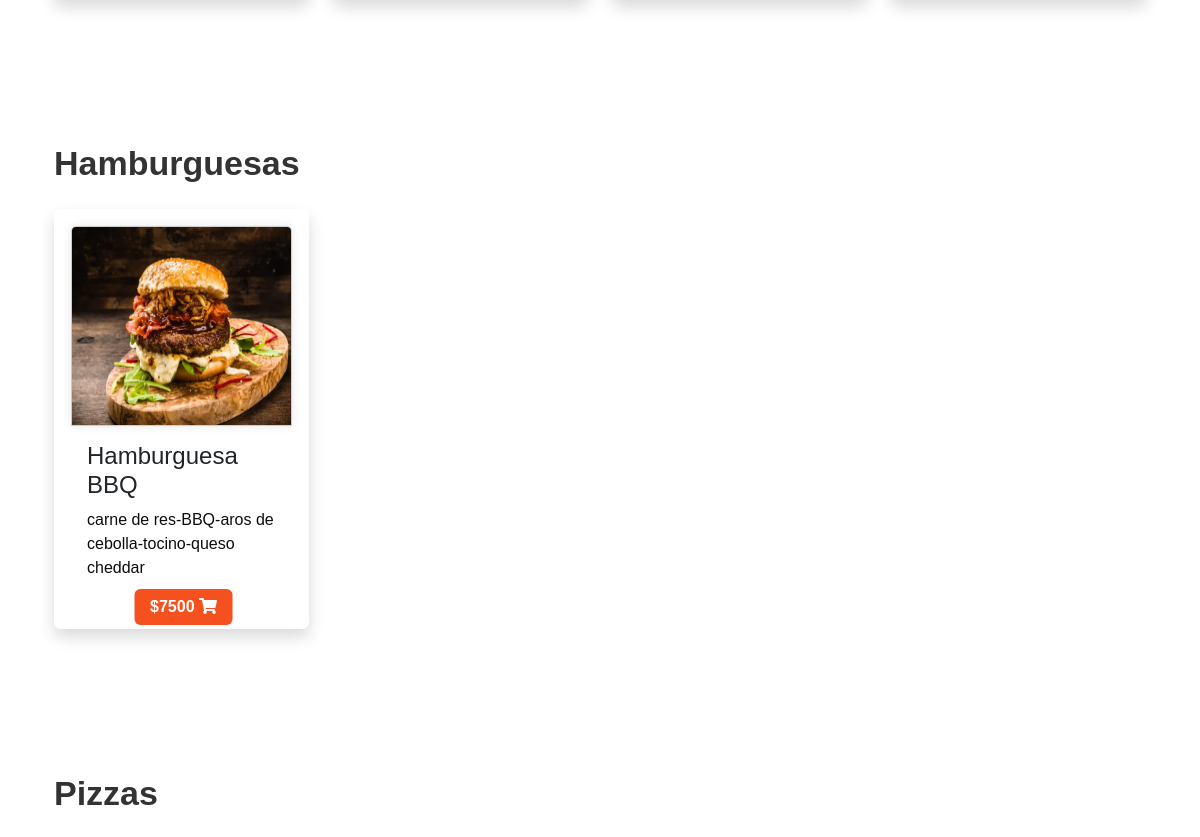
The app's page / (middle part), older data.
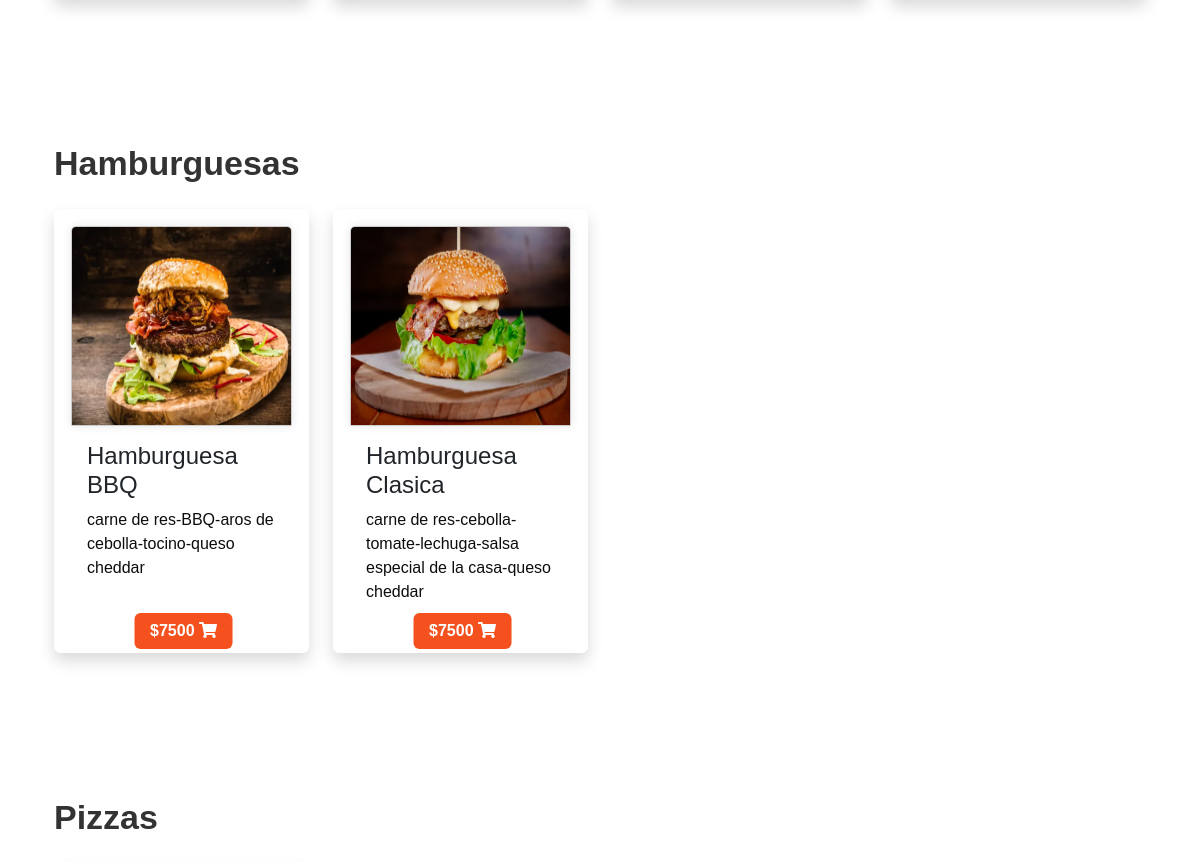
The same page, newer data.
### aplicacion/models.py (models this page shows, shortened)
class Producto(models.Model):
    id = models.AutoField(primary_key=True)
    nombre = models.CharField(max_length=40,null=False,
    validators=[RegexValidator(r'^[a-zA-Z ]*$', 'Ingrese solo letras y espacios.')])
    descripcion = models.TextField(max_length=300,null=False)
    precio =  models.IntegerField(validators=[MinValueValidator(0)],null=False)
    categoria = models.CharField(max_length=50, choices=CATEGORIAS, default='Sin Seleccionar',null=False)
    imagen = models.ImageField(upload_to='productos/',null=False)

### aplicacion/views.py (the view)
# urls.py: path('',index,name='index'),
def index(request):
    productos = Producto.objects.all()
    return render(request, 'aplicacion/index.html', {'productos': productos})

### aplicacion/context_processor.py (called while the page is built)
def total_carrito(request):
    total = 0
    if request.user.is_authenticated:
        if "carrito" in request.session.keys():
            for key, value in request.session["carrito"].items():
                total += int(value["acumulado"])
    return {"total_carrito": total}  # Devolver el total dentro de un diccionario con la clave adecuada

### aplicacion/templates/aplicacion/index.html (shortened to what this page needs)
{% extends "aplicacion/base.html" %}
{% load static %}
{% block contenido %}
<link rel="stylesheet" href="{% static 'aplicacion/css/slider.css' %}">
<link rel="stylesheet" href="{% static 'aplicacion/css/titulocard.css' %}">
<link rel="stylesheet" href="{% static 'aplicacion/css/btnmenu.css' %}">
  <div class="tab-content">
    <div id="hamburguesas" class="container tab-pane active"><br>
        <div class="container">
            <h3 class="titulos-cards">Hamburguesas</h3>
            <div class="row">
                <div class="col-md-12">
                    <div class="row">
                        {% for producto in productos %}
                            {% if producto.categoria == 'Hamburguesas' %}
                                <div class="col-lg-3 col-md-6 col-sm-6 col-12 mt-3">
                                    <div class="card h-100 p-3 shadow border border-white rounded">
                                        <img class="card-img-top img-fluid" src="{{ producto.imagen.url }}" alt="{{ producto.nombre }}">
                                        <div class="card-body">
                                            <h4 class="card-title">{{ producto.nombre }}</h4>
                                            <p class="card-text">{{ producto.descripcion }}</p>
                                                <div class="d-flex flex-column align-items-left">
                                                    <button onclick="window.location.href='{% url 'Add' producto.id %}'" class="btn precio-card mt-2">${{ producto.precio }} <i class="fas fa-shopping-cart"></i></button>
                                                </div>
                                        </div>
                                    </div>
                                </div>
                            {% endif %}
                        {% endfor %}
                    </div>
                </div>
            </div>
        </div>
    </div>
  </div>
  <div class="tab-content">
    <div id="pizzas" class="container tab-pane active"><br>
        <div class="container">
            <h3 class="titulos-cards">Pizzas</h3>
            <div class="row">
                <div class="col-md-12">
                    <div class="row">
                    </div>
                </div>
            </div>
        </div>
    </div>
  </div>
{% endblock contenido %}

Row changes from the older to the newer data that the page shows:
added Producto: imagen (picture), nombre "Hamburguesa Clasica", descripcion "carne de res-cebolla-tomate-lechuga-salsa especial de la casa-queso cheddar", precio "7500"
